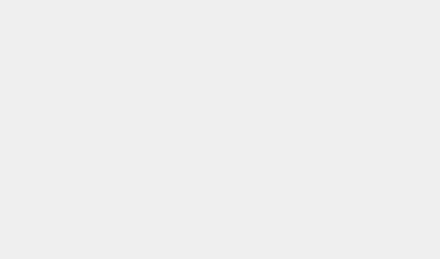
          <widget class="QFrame" name="room1_11">
           <property name="autoFillBackground">
            <bool>false</bool>
           </property>
           <property name="styleSheet">
            <string notr="true">QFrame {
    background-color: qlineargradient(spread:pad, x1:0, y1:0.3, x2:0, y2:0.7, 
                                      stop:0 rgba(107, 47, 61, 255), 
                                      stop:1 rgba(155, 72, 94, 255));
    color: rgba(240, 240, 240, 230);
    border-radius: 50px;
}

QFrame:hover {
    background-color: qlineargradient(spread:pad, x1:0, y1:0.3, x2:0, y2:0.7, 
                                      stop:0 rgba(132, 58, 78, 255), 
                                      stop:1 rgba(190, 80, 100, 255));
}
</string>
           </property>
           <property name="frameShape">
            <enum>QFrame::Shape::StyledPanel</enum>
           </property>
           <property name="frameShadow">
            <enum>QFrame::Shadow::Raised</enum>
           </property>
           <widget class="QLabel" name="label_44">
            <property name="geometry">
             <rect>
              <x>187</x>
              <y>20</y>
              <width>111</width>
              <height>31</height>
             </rect>
            </property>
            <property name="font">
             <font>
              <family>Bauhaus 93</family>
              <pointsize>20</pointsize>
             </font>
            </property>
            <property name="autoFillBackground">
             <bool>false</bool>
            </property>
            <property name="styleSheet">
             <string notr="true">background-color: none;</string>
            </property>
            <property name="text">
             <string>Room 1</string>
            </property>
            <property name="alignment">
             <set>Qt::AlignmentFlag::AlignCenter</set>
            </property>
           </widget>
           <widget class="QPushButton" name="btnadd_E">
            <property name="geometry">
             <rect>
              <x>190</x>
              <y>100</y>
              <width>101</width>
              <height>101</height>
             </rect>
            </property>
            <property name="styleSheet">
             <string notr="true">border-radius: 50px;
</string>
            </property>
            <property name="text">
             <string/>
            </property>
            <property name="icon">
             <iconset theme="QIcon::ThemeIcon::ListAdd"/>
            </property>
            <property name="iconSize">
             <size>
              <width>30</width>
              <height>30</height>
             </size>
            </property>
           </widget>
           <widget class="QLabel" name="client_E">
            <property name="geometry">
             <rect>
              <x>142</x>
              <y>230</y>
              <width>201</width>
              <height>20</height>
             </rect>
            </property>
            <property name="font">
             <font>
              <family>Bauhaus 93</family>
              <pointsize>18</pointsize>
             </font>
            </property>
            <property name="styleSheet">
             <string notr="true">background-color: none;</string>
            </property>
            <property name="text">
             <string>Client Name</string>
            </property>
            <property name="alignment">
             <set>Qt::AlignmentFlag::AlignCenter</set>
            </property>
           </widget>
           <widget class="QLabel" name="totalcost_E">
            <property name="geometry">
             <rect>
              <x>20</x>
              <y>70</y>
              <width>121</width>
              <height>51</height>
             </rect>
            </property>
            <property name="font">
             <font>
              <family>Bauhaus 93</family>
              <pointsize>14</pointsize>
             </font>
            </property>
            <property name="styleSheet">
             <string notr="true">background-color:none;</string>
            </property>
            <property name="text">
             <string>Total Cost</string>
            </property>
           </widget>
           <widget class="QLabel" name="ID_E">
            <property name="geometry">
             <rect>
              <x>20</x>
              <y>120</y>
              <width>121</width>
              <height>51</height>
             </rect>
            </property>
            <property name="font">
             <font>
              <family>Bauhaus 93</family>
              <pointsize>14</pointsize>
             </font>
            </property>
            <property name="styleSheet">
             <string notr="true">background-color:none;</string>
            </property>
            <property name="text">
             <string>ID</string>
            </property>
           </widget>
           <widget class="QLabel" name="DurationL_E">
            <property name="geometry">
             <rect>
              <x>20</x>
              <y>170</y>
              <width>121</width>
              <height>51</height>
             </rect>
            </property>
            <property name="font">
             <font>
              <family>Bauhaus 93</family>
              <pointsize>14</pointsize>
             </font>
            </property>
            <property name="styleSheet">
             <string notr="true">background-color:none;</string>
            </property>
            <property name="text">
             <string>End Time</string>
            </property>
           </widget>
           <widget class="QLabel" name="get_total_E">
            <property name="geometry">
             <rect>
              <x>150</x>
              <y>80</y>
              <width>121</width>
              <height>31</height>
             </rect>
            </property>
            <property name="font">
             <font>
              <family>Bauhaus 93</family>
              <pointsize>14</pointsize>
             </font>
            </property>
            <property name="styleSheet">
             <string notr="true">background-color:none;</string>
            </property>
            <property name="text">
             <string>TextLabel</string>
            </property>
           </widget>
           <widget class="QLabel" name="get_id_E">
            <property name="geometry">
             <rect>
              <x>150</x>
              <y>130</y>
              <width>121</width>
              <height>31</height>
             </rect>
            </property>
            <property name="font">
             <font>
              <family>Bauhaus 93</family>
              <pointsize>14</pointsize>
             </font>
            </property>
            <property name="styleSheet">
             <string notr="true">background-color:none;</string>
            </property>
            <property name="text">
             <string>TextLabel</string>
            </property>
           </widget>
           <widget class="QLabel" name="get_dur_E">
            <property name="geometry">
             <rect>
              <x>150</x>
              <y>180</y>
              <width>121</width>
              <height>31</height>
             </rect>
            </property>
            <property name="font">
             <font>
              <family>Bauhaus 93</family>
              <pointsize>14</pointsize>
             </font>
            </property>
            <property name="styleSheet">
             <string notr="true">background-color:none;</string>
            </property>
            <property name="text">
             <string>TextLabel</string>
            </property>
           </widget>
           <widget class="QPushButton" name="btnedit_E">
            <property name="geometry">
             <rect>
              <x>330</x>
              <y>100</y>
              <width>101</width>
              <height>101</height>
             </rect>
            </property>
            <property name="styleSheet">
             <string notr="true">border-radius: 50px;
</string>
            </property>
            <property name="text">
             <string/>
            </property>
            <property name="icon">
             <iconset theme="QIcon::ThemeIcon::MailMessageNew"/>
            </property>
            <property name="iconSize">
             <size>
              <width>30</width>
              <height>30</height>
             </size>
            </property>
           </widget>
          </widget>
